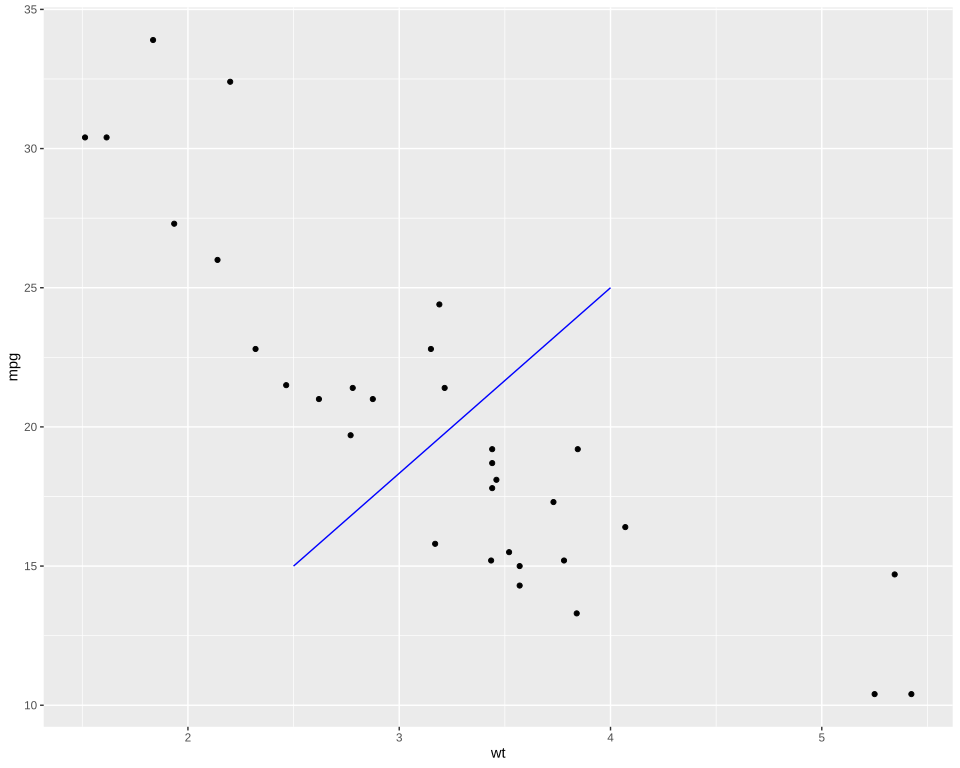

This figure's R source:
# The plot test/golden/segment_annotate.svg draws, drawn by ggplot2 itself, as ggplot2's own visual tests
# draw their snapshots: the independent check on that golden whenever it changes. The suite never
# runs this; it needs R, ggplot2 and vdiffr, saved as the Docker image giggly-r:ggplot2-4.0.3. From
# the repository's root:
#
#   docker run --rm -v "$PWD/test/golden":/golden:ro giggly-r:ggplot2-4.0.3 \
#     Rscript /golden/segment_annotate.R > segment_annotate.ggplot2.svg
#
# and compare the two drawings element by element, as test/golden/line_missing.R does.
#
# A segment annotated over mtcars' points, ggplot2's annotate() reference example: its ends widen
# neither axis, both lying inside the data's range, and it is in no legend.
# First checked with ggplot2 4.0.3 and vdiffr 1.0.9: every element and clip path matches, the x axis
# drawn before the y as in test/golden/point.svg.

library(ggplot2)

plot <- ggplot(mtcars, aes(x = wt, y = mpg)) + geom_point() +
  annotate("segment", x = 2.5, xend = 4, y = 15, yend = 25, colour = "blue") + theme_gray()

file <- tempfile(fileext = ".svg")
vdiffr::write_svg(plot, file)
cat(readLines(file), sep = "\n")
